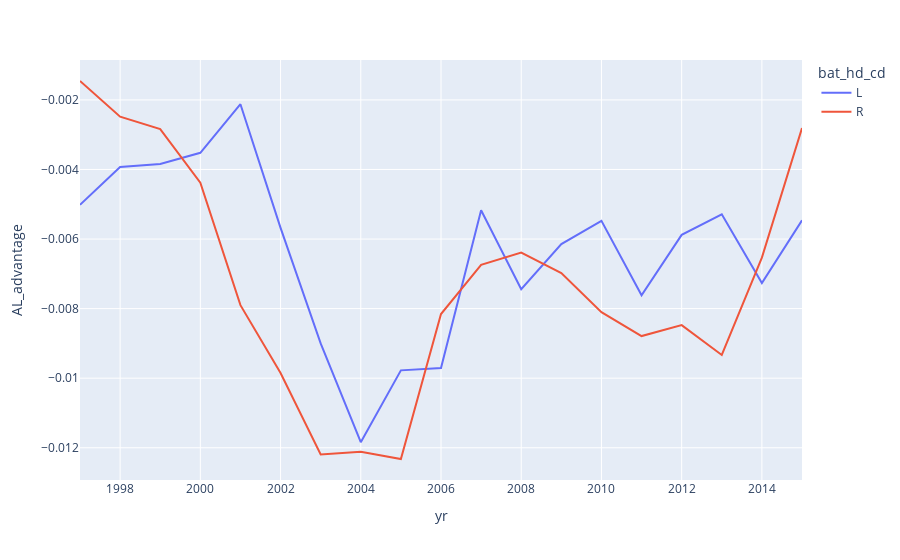

Source (notebook cell):
### Code cell
fig = px.line(by_handed.reset_index(), x='yr', y='AL_advantage', color='bat_hd_cd')
fig.update_layout(hovermode="x")
fig.show()

### Figure 1 — Plotly figure (JSON) as saved in the notebook; plotly's stock layout.template omitted (floating-point values rounded to 4 significant figures)
{"data": [{"hovertemplate": "bat_hd_cd=L<br>yr=%{x}<br>AL_advantage=%{y}<extra></extra>", "legendgroup": "L", "line": {"color": "#636efa", "dash": "solid"}, "mode": "lines", "name": "L", "orientation": "v", "showlegend": true, "type": "scatter", "x": [1997, 1998, 1999, 2000, 2001, 2002, 2003, 2004, 2005, 2006, 2007, 2008, 2009, 2010, 2011, 2012, 2013, 2014, 2015], "xaxis": "x", "y": [-0.005014, -0.00393, -0.003841, -0.00352, -0.002123, -0.005678, -0.009001, -0.01184, -0.009775, -0.009709, -0.005174, -0.007442, -0.006146, -0.005475, -0.007618, -0.005879, -0.00529, -0.007263, -0.005462], "yaxis": "y"}, {"hovertemplate": "bat_hd_cd=R<br>yr=%{x}<br>AL_advantage=%{y}<extra></extra>", "legendgroup": "R", "line": {"color": "#EF553B", "dash": "solid"}, "mode": "lines", "name": "R", "orientation": "v", "showlegend": true, "type": "scatter", "x": [1997, 1998, 1999, 2000, 2001, 2002, 2003, 2004, 2005, 2006, 2007, 2008, 2009, 2010, 2011, 2012, 2013, 2014, 2015], "xaxis": "x", "y": [-0.001456, -0.002482, -0.002838, -0.004378, -0.0079, -0.009849, -0.01219, -0.01211, -0.01232, -0.008157, -0.006741, -0.00639, -0.00698, -0.008104, -0.008789, -0.008475, -0.009332, -0.006535, -0.00281], "yaxis": "y"}], "layout": {"hovermode": "x", "legend": {"title": {"text": "bat_hd_cd"}, "tracegroupgap": 0}, "margin": {"t": 60}, "xaxis": {"anchor": "y", "domain": [0, 1], "title": {"text": "yr"}}, "yaxis": {"anchor": "x", "domain": [0, 1], "title": {"text": "AL_advantage"}}}}
